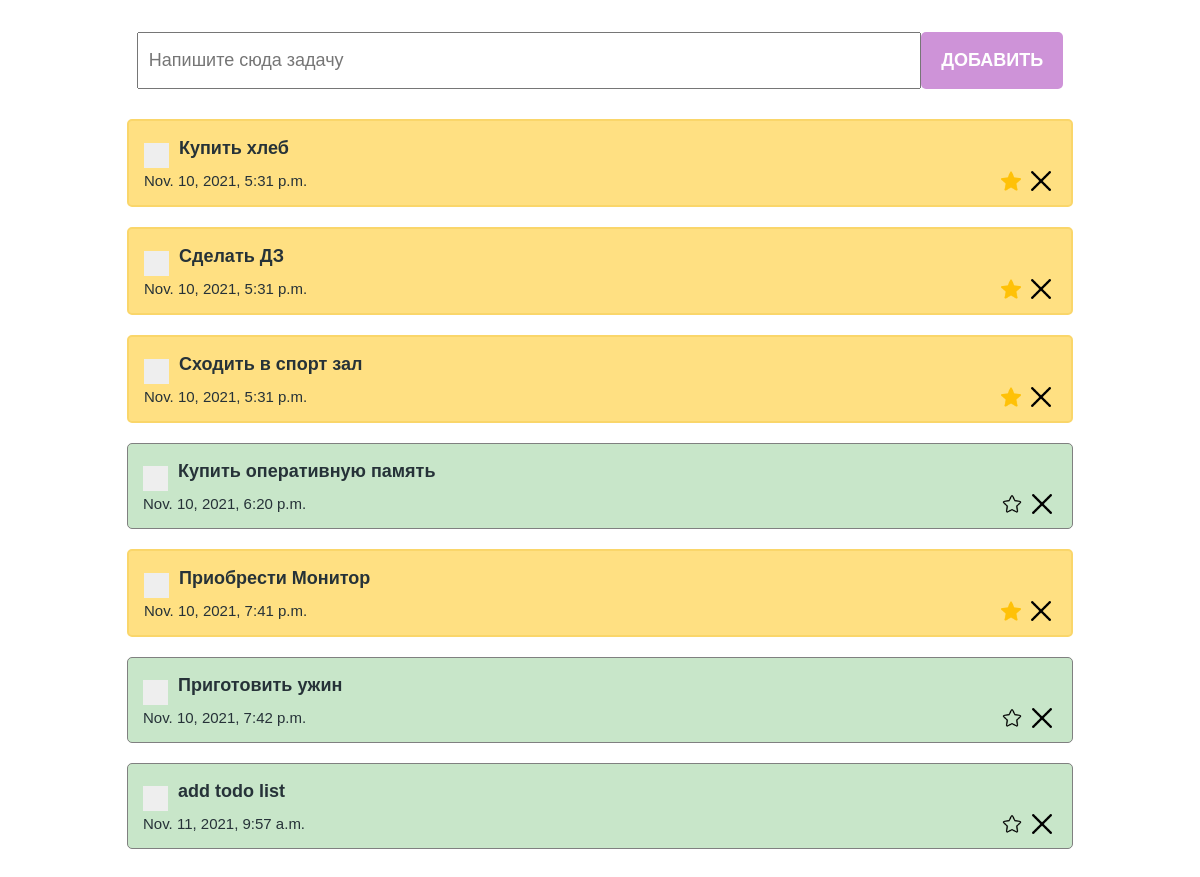
The page /test2 on the database as committed earlier.
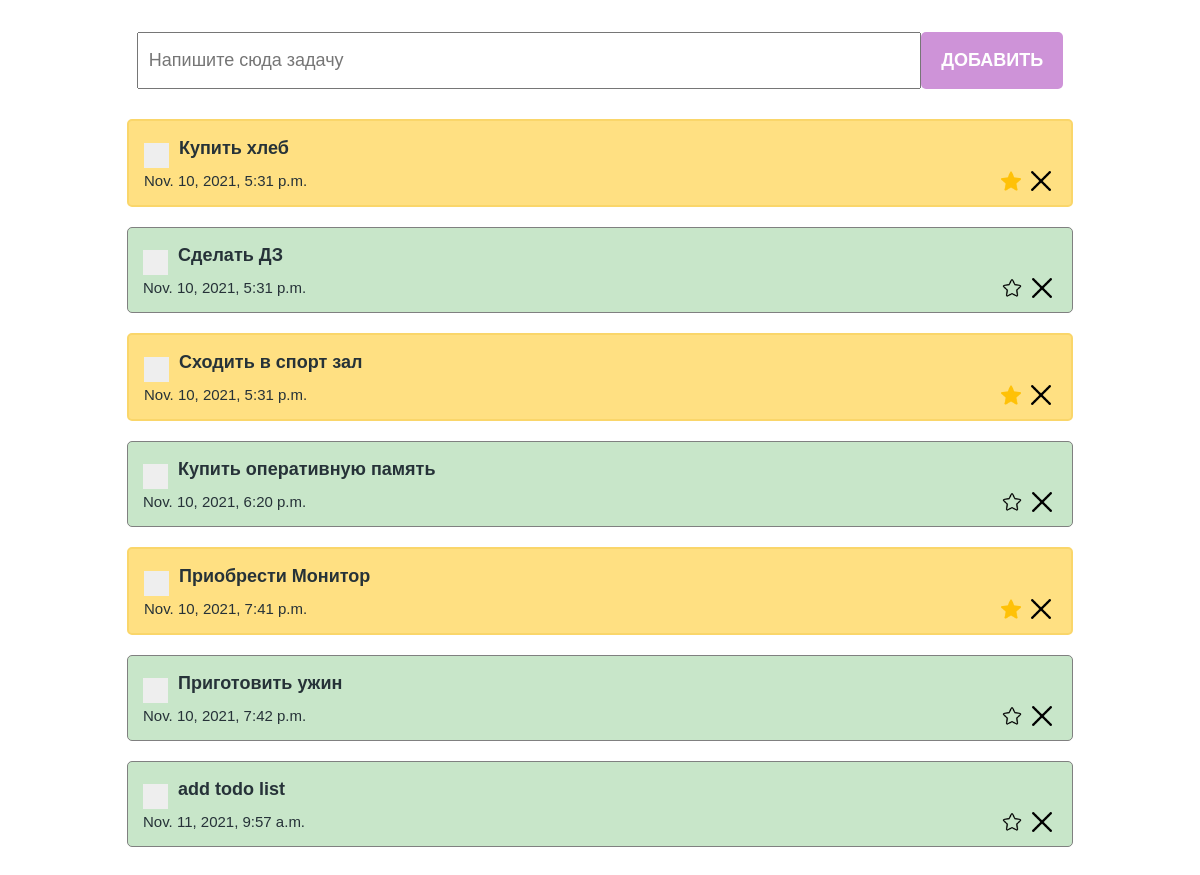
The same page on the database as committed later.
### main/models.py (models this page shows)
class ToDo(models.Model):
    text = models.CharField(max_length=100)
    created_at = models.DateTimeField(auto_now_add=True)
    is_closed = models.BooleanField(default=False)
    is_favorite = models.BooleanField(default=False)

### main/views.py (the view)
# urls.py: path('test2', test2, name='test2'),
def test2(req):
    todo_list = ToDo.objects.all()
    return render(req, "test2.html", {"todo_list": todo_list})

### main/templates/test2.html (shortened to what this page needs)
{% load static %}
<!DOCTYPE html>
<html lang="en">
<head>
    <link rel="stylesheet" href="../static/style/style.css"/>
    <link rel="stylesheet" href="../static/style/checbox_style.css"/>
</head>
<body>
<section>
    <div class="create_container">
        <form action="{% url 'add-todo' %}" method="POST">
            <input
                    type="text"
                    class="create_input"
                    placeholder="Напишите сюда задачу"
                    name="todo_text"
            />
            <button class="create_btn">Добавить</button>
        </form>
    </div>
    <div class="todo_container">
        {% for todo in todo_list %}
            <div class="todo_item
            {% if todo.is_closed %}
                done
            {% elif todo.is_favorite  %}
                marked
            {% endif %}
            ">
                <div class="todo_item_header">
                    <label class="checkbox_container">
                        <span class="checkmark"></span>
                    </label>
                    <h4><a href="{% url 'done-todo' todo.id %}">{{ todo.text }}</a></h4>
                </div>
                <div class="todo_item_footer">
                    <p>{{ todo.created_at }}</p>
                    <div class="action_btns">
                        {% if todo.is_favorite %}
                            <a href="{% url 'unmark-todo' todo.id %}"><img src="{% static 'assets/star.png' %}"/></a>
                        {% else %}
                            <a href="{% url 'mark-todo' todo.id %}"><img src="{% static 'assets/star (1).png' %}"/></a>
                        {% endif %}
                        <a href="{% url 'delete-todo' todo.id %}">
                            <img src="../static/assets/x.png" alt="delete"/>
                        </a>
                    </div>
                </div>
            </div>
        {% endfor %}
    </div>
</section>
</body>
</html>

Rows that differ between the two databases and show on the page:
changed ToDo "Сделать ДЗ": is_favorite True → False (drawn); is_favorite: picture added; is_favorite: picture removed
